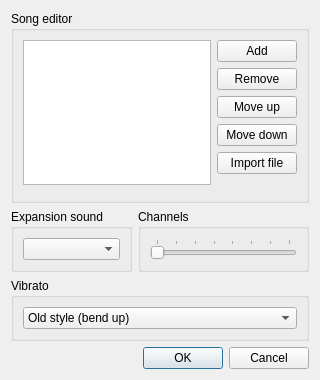
<?xml version="1.0" encoding="UTF-8"?>
<ui version="4.0">
 <class>FamiTrackerModulePropertiesDialog</class>
 <widget class="QDialog" name="FamiTrackerModulePropertiesDialog">
  <property name="geometry">
   <rect>
    <x>0</x>
    <y>0</y>
    <width>320</width>
    <height>380</height>
   </rect>
  </property>
  <property name="windowTitle">
   <string>Module properties</string>
  </property>
  <layout class="QGridLayout" name="gridLayout_2">
   <item row="0" column="0" colspan="2">
    <widget class="QGroupBox" name="groupBox">
     <property name="title">
      <string>Song editor</string>
     </property>
     <layout class="QGridLayout" name="gridLayout">
      <item row="0" column="2">
       <widget class="QPushButton" name="addSong">
        <property name="text">
         <string>Add</string>
        </property>
       </widget>
      </item>
      <item row="4" column="2">
       <widget class="QPushButton" name="importFile">
        <property name="text">
         <string>Import file</string>
        </property>
       </widget>
      </item>
      <item row="3" column="2">
       <widget class="QPushButton" name="moveSongDown">
        <property name="text">
         <string>Move down</string>
        </property>
       </widget>
      </item>
      <item row="2" column="2">
       <widget class="QPushButton" name="moveSongUp">
        <property name="text">
         <string>Move up</string>
        </property>
       </widget>
      </item>
      <item row="1" column="2">
       <widget class="QPushButton" name="removeSong">
        <property name="text">
         <string>Remove</string>
        </property>
       </widget>
      </item>
      <item row="5" column="2" rowspan="2">
       <spacer name="verticalSpacer">
        <property name="orientation">
         <enum>Qt::Vertical</enum>
        </property>
        <property name="sizeHint" stdset="0">
         <size>
          <width>20</width>
          <height>40</height>
         </size>
        </property>
       </spacer>
      </item>
      <item row="0" column="0" rowspan="6" colspan="2">
       <widget class="QListView" name="tracks">
        <property name="editTriggers">
         <set>QAbstractItemView::AnyKeyPressed|QAbstractItemView::DoubleClicked|QAbstractItemView::EditKeyPressed</set>
        </property>
        <property name="selectionBehavior">
         <enum>QAbstractItemView::SelectRows</enum>
        </property>
        <property name="textElideMode">
         <enum>Qt::ElideNone</enum>
        </property>
        <property name="uniformItemSizes">
         <bool>true</bool>
        </property>
        <property name="selectionRectVisible">
         <bool>true</bool>
        </property>
       </widget>
      </item>
     </layout>
    </widget>
   </item>
   <item row="3" column="0" colspan="2">
    <widget class="QDialogButtonBox" name="buttonBox">
     <property name="orientation">
      <enum>Qt::Horizontal</enum>
     </property>
     <property name="standardButtons">
      <set>QDialogButtonBox::Cancel|QDialogButtonBox::Ok</set>
     </property>
    </widget>
   </item>
   <item row="1" column="0">
    <widget class="QGroupBox" name="groupBox_2">
     <property name="title">
      <string>Expansion sound</string>
     </property>
     <layout class="QGridLayout" name="gridLayout_3">
      <item row="0" column="0">
       <widget class="QComboBox" name="expansionSound"/>
      </item>
     </layout>
    </widget>
   </item>
   <item row="1" column="1">
    <widget class="QGroupBox" name="channelsN163Group">
     <property name="title">
      <string>Channels</string>
     </property>
     <layout class="QGridLayout" name="gridLayout_5">
      <item row="0" column="0">
       <widget class="QSlider" name="channelsN163">
        <property name="minimum">
         <number>1</number>
        </property>
        <property name="maximum">
         <number>8</number>
        </property>
        <property name="pageStep">
         <number>1</number>
        </property>
        <property name="orientation">
         <enum>Qt::Horizontal</enum>
        </property>
        <property name="tickPosition">
         <enum>QSlider::TicksAbove</enum>
        </property>
        <property name="tickInterval">
         <number>1</number>
        </property>
       </widget>
      </item>
     </layout>
    </widget>
   </item>
   <item row="2" column="0" colspan="2">
    <widget class="QGroupBox" name="groupBox_4">
     <property name="title">
      <string>Vibrato</string>
     </property>
     <layout class="QGridLayout" name="gridLayout_4">
      <item row="0" column="0">
       <widget class="QComboBox" name="vibratoStyle">
        <item>
         <property name="text">
          <string>Old style (bend up)</string>
         </property>
        </item>
        <item>
         <property name="text">
          <string>New style (bend up &amp; down)</string>
         </property>
        </item>
       </widget>
      </item>
     </layout>
    </widget>
   </item>
  </layout>
 </widget>
 <resources/>
 <connections>
  <connection>
   <sender>buttonBox</sender>
   <signal>accepted()</signal>
   <receiver>FamiTrackerModulePropertiesDialog</receiver>
   <slot>accept()</slot>
   <hints>
    <hint type="sourcelabel">
     <x>248</x>
     <y>254</y>
    </hint>
    <hint type="destinationlabel">
     <x>157</x>
     <y>274</y>
    </hint>
   </hints>
  </connection>
  <connection>
   <sender>buttonBox</sender>
   <signal>rejected()</signal>
   <receiver>FamiTrackerModulePropertiesDialog</receiver>
   <slot>reject()</slot>
   <hints>
    <hint type="sourcelabel">
     <x>316</x>
     <y>260</y>
    </hint>
    <hint type="destinationlabel">
     <x>286</x>
     <y>274</y>
    </hint>
   </hints>
  </connection>
 </connections>
</ui>
